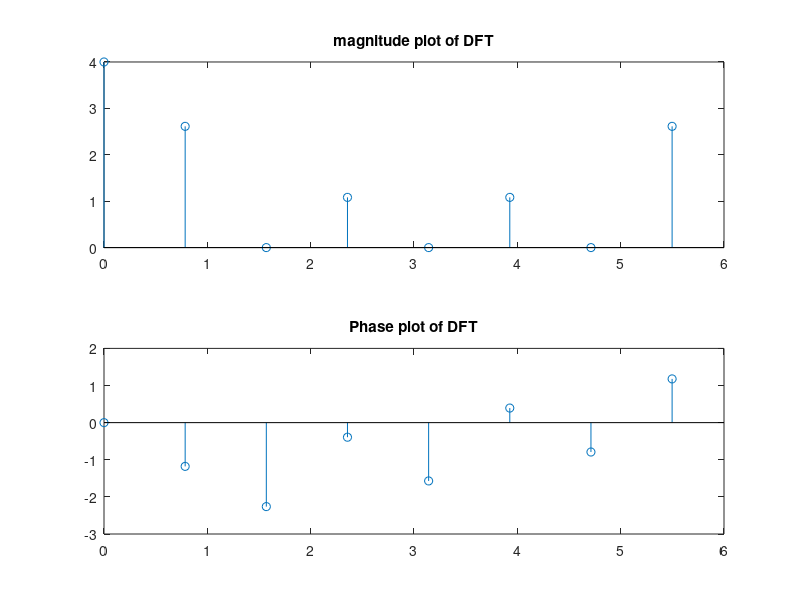

MATLAB code to generate this figure:

clc; close all; clear all; 
% DFT
N = 8;
jk= 2*pi/N;  %N=4,8,16
wn = 0: jk: jk*(N-1);
xn = [1 1 1 1];
xn1 = [xn zeros(1, N-length(xn))];
Xk=[];
for k=0:N-1;
    Xk(k+1)=0;
    for n = 0:N-1;
    Xk(k+1) = Xk(k+1)+xn1(n+1).*exp(-j*2*pi*k*n/N);
    end
end

subplot (2,1,1);
stem(wn,abs(Xk));
title('magnitude plot of DFT');

subplot(2,1,2);
stem(wn,angle(Xk));
title('Phase plot of DFT');






